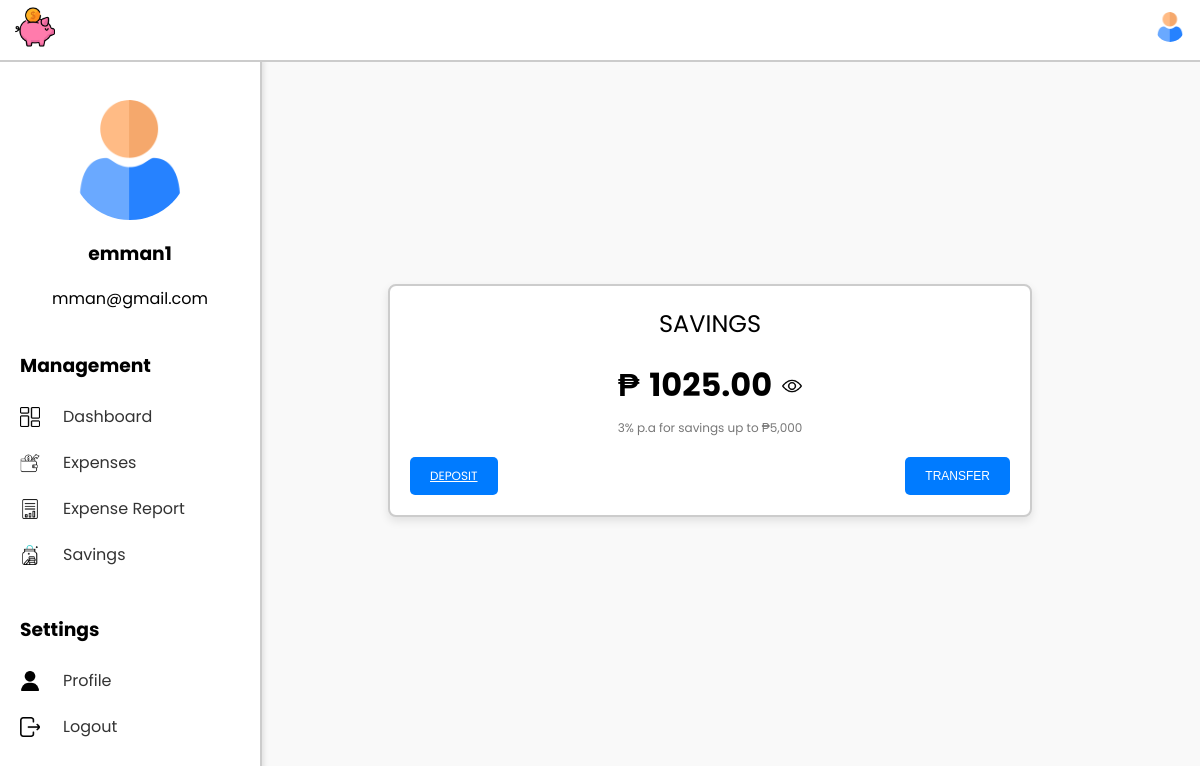
/ExpenseSystem/savings/ (signed in), run on an earlier commit of the app's database.
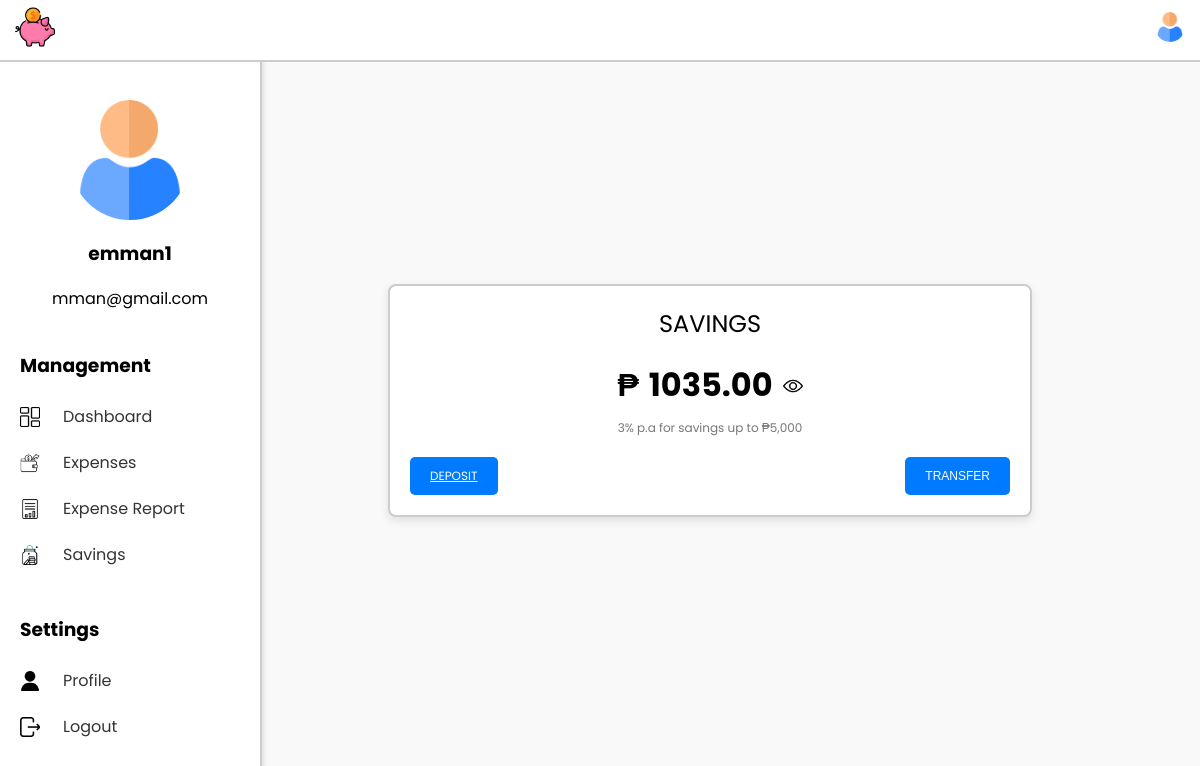
And on a later commit of the database.
### ExpenseSystem/models.py (models this page shows, shortened)
class Savings(models.Model):
    user = models.OneToOneField(User, on_delete=models.CASCADE)
    total_income = models.FloatField(default=0.00)
    total_expense = models.FloatField(default=0.00)
    current_savings = models.FloatField(default=0.00)

### ExpenseSystem/views.py (the view, shortened to what this page needs)
# urls.py: path('savings/', views.savings_dashboard, name='savings_dashboard'),
def savings_dashboard(request):
    savings, created = Savings.objects.get_or_create(
        user=request.user,
        defaults={
            'total_income': 0.0,
            'total_expense': 0.0,
            'current_savings': 0.0,
            'amount': 0.0  # Ensure 'amount' has a default value
        }
    )
    return render(request, 'savings.html', {'savings': savings})  # Pass updated savings to the template

### ExpenseSystem/templates/savings.html (shortened to what this page needs)
<!DOCTYPE html>
<html lang="en">
<head>
    {% load static %}
    <link rel="stylesheet" href="{% static 'savings.css' %}">
</head>
<body>
    {% include 'navbar.html' %}
    {% include 'sidebar.html' %}
    <div class="main-content">
        <div class="savings-container">
            <div class="savings-header">SAVINGS</div>
            <div class="savings-balance">
                <span>₱</span>
                <span id="balance">{{ savings.current_savings|floatformat:2 }}</span>
                <a href="#" onclick="toggleBalance()">
                    <img id="eye-icon" class="eye-icon" src="{% static 'openeye.png' %}">
                </a>
            </div>
            <div class="savings-info">3% p.a for savings up to ₱5,000</div>
            <div class="button-container">
                <a href="{% url 'deposit_savings' %}" class="button">Deposit</a>
                <button class="button">Transfer</button>
            </div>
        </div>
    </div>
</body>
</html>

What changed in the data, as far as the page shows it:
changed Savings: current_savings "1025.00" → "1035.00"
